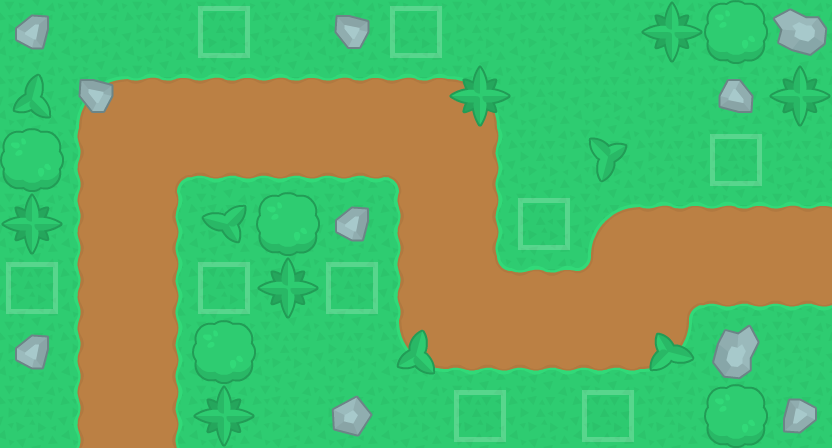

This is a level from a 2D game, rendered from its Tiled map with the project's own tilesets. A one-line summary and the complete map file follow:
An orthogonal 13x7 tile map with 64x64 px tiles, 3 tile layers (background, tree_rock, spawn).

<map version="1.2" tiledversion="1.2.5" orientation="orthogonal" renderorder="right-down" width="13" height="7" tilewidth="64" tileheight="64" infinite="0" nextlayerid="4" nextobjectid="1">
 <tileset firstgid="1" source="towerDefenseDemo.tsx" />
 <layer id="1" name="background" width="13" height="7">
  <data encoding="csv">
25,25,25,25,25,25,25,25,25,25,25,25,25,
25,4,48,48,48,48,48,5,25,25,25,25,25,
25,26,1,2,2,2,3,24,25,25,25,25,25,
25,26,24,25,25,25,26,24,25,4,48,48,48,
25,26,24,25,25,25,26,47,48,49,1,2,2,
25,26,24,25,25,25,27,2,2,2,28,25,25,
25,26,24,25,25,25,25,25,25,25,25,25,25
</data>
 </layer>
 <layer id="2" name="tree_rock" width="13" height="7">
  <data encoding="csv">
1610612872,0,0,0,0,3221225608,0,0,0,0,135,131,137,
2684354693,3221225608,0,0,0,0,0,135,0,0,0,136,135,
131,0,0,0,0,0,0,0,0,1610612869,0,0,0,
135,0,0,133,131,1610612872,0,0,0,0,0,0,0,
0,0,0,0,135,0,0,0,0,0,0,0,0,
1610612872,0,0,131,0,0,2684354693,0,0,0,3221225605,2684354697,0,
0,0,0,135,0,138,0,0,0,0,0,131,2684354696
</data>
 </layer>
 <layer id="3" name="spawn" width="13" height="7">
  <data encoding="csv">
0,0,0,16,0,0,16,0,0,0,0,0,0,
0,0,0,0,0,0,0,0,0,0,0,0,0,
0,0,0,0,0,0,0,0,0,0,0,16,0,
0,0,0,0,0,0,0,0,16,0,0,0,0,
16,0,0,16,0,16,0,0,0,0,0,0,0,
0,0,0,0,0,0,0,0,0,0,0,0,0,
0,0,0,0,0,0,0,16,0,16,0,0,0
</data>
 </layer>
</map>